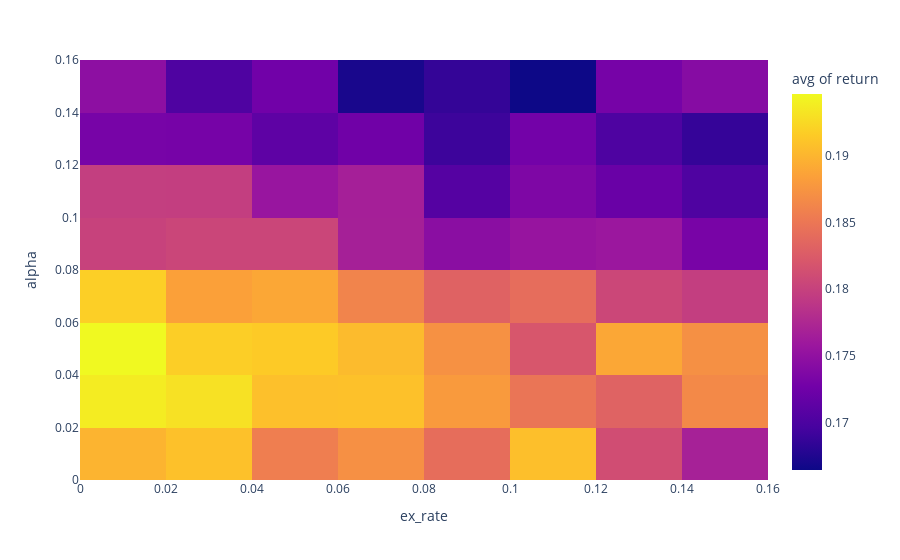

The cell this chart's notebook holds for it:
### Code cell
fig = px.density_heatmap(df_groups, x="ex_rate", y="alpha", z="return",
                         histfunc="avg"
                        )
fig.show()

### Figure 1 — Plotly figure (JSON) as saved in the notebook; plotly's stock layout.template omitted (floating-point values rounded to 4 significant figures; data arrays with more than 128 entries replaced by an {"elided": "..."} marker saying what was removed)
{"data": [{"coloraxis": "coloraxis", "histfunc": "avg", "hovertemplate": "ex_rate=%{x}<br>alpha=%{y}<br>avg of return=%{z}<extra></extra>", "name": "", "type": "histogram2d", "x": {"elided": "406 float values"}, "xaxis": "x", "xbingroup": "x", "y": {"elided": "406 float values"}, "yaxis": "y", "ybingroup": "y", "z": {"elided": "406 float values"}}], "layout": {"coloraxis": {"colorbar": {"title": {"text": "avg of return"}}, "colorscale": [[0, "#0d0887"], [0.1111, "#46039f"], [0.2222, "#7201a8"], [0.3333, "#9c179e"], [0.4444, "#bd3786"], [0.5556, "#d8576b"], [0.6667, "#ed7953"], [0.7778, "#fb9f3a"], [0.8889, "#fdca26"], [1, "#f0f921"]]}, "legend": {"tracegroupgap": 0}, "margin": {"t": 60}, "xaxis": {"anchor": "y", "domain": [0, 1], "title": {"text": "ex_rate"}}, "yaxis": {"anchor": "x", "domain": [0, 1], "title": {"text": "alpha"}}}}
